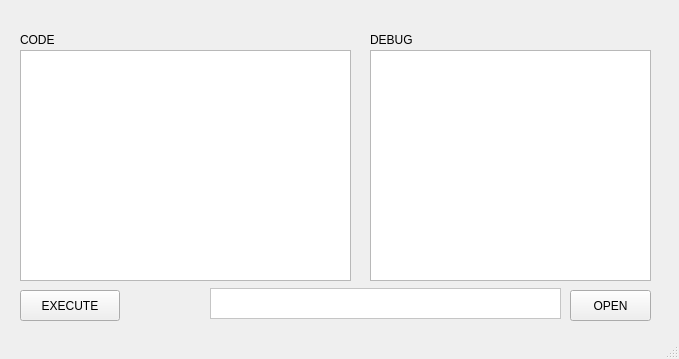
<?xml version="1.0" encoding="UTF-8"?>
<ui version="4.0">
 <class>MainWindow</class>
 <widget class="QMainWindow" name="MainWindow">
  <property name="geometry">
   <rect>
    <x>0</x>
    <y>0</y>
    <width>679</width>
    <height>359</height>
   </rect>
  </property>
  <property name="windowTitle">
   <string>MainWindow</string>
  </property>
  <widget class="QWidget" name="centralwidget">
   <widget class="QTextEdit" name="kode">
    <property name="geometry">
     <rect>
      <x>20</x>
      <y>50</y>
      <width>331</width>
      <height>231</height>
     </rect>
    </property>
    <property name="styleSheet">
     <string notr="true">color: rgb(255, 255, 255);</string>
    </property>
    <property name="frameShadow">
     <enum>QFrame::Sunken</enum>
    </property>
   </widget>
   <widget class="QTextEdit" name="debug">
    <property name="geometry">
     <rect>
      <x>370</x>
      <y>50</y>
      <width>281</width>
      <height>231</height>
     </rect>
    </property>
    <property name="styleSheet">
     <string notr="true">color: rgb(255, 255, 255);</string>
    </property>
    <property name="readOnly">
     <bool>true</bool>
    </property>
   </widget>
   <widget class="QLabel" name="label">
    <property name="geometry">
     <rect>
      <x>370</x>
      <y>30</y>
      <width>67</width>
      <height>19</height>
     </rect>
    </property>
    <property name="text">
     <string>DEBUG</string>
    </property>
   </widget>
   <widget class="QLabel" name="label_2">
    <property name="geometry">
     <rect>
      <x>20</x>
      <y>30</y>
      <width>67</width>
      <height>19</height>
     </rect>
    </property>
    <property name="text">
     <string>CODE</string>
    </property>
   </widget>
   <widget class="QPushButton" name="buka">
    <property name="geometry">
     <rect>
      <x>570</x>
      <y>290</y>
      <width>81</width>
      <height>31</height>
     </rect>
    </property>
    <property name="text">
     <string>OPEN</string>
    </property>
   </widget>
   <widget class="QPushButton" name="exe">
    <property name="geometry">
     <rect>
      <x>20</x>
      <y>290</y>
      <width>100</width>
      <height>31</height>
     </rect>
    </property>
    <property name="text">
     <string>EXECUTE</string>
    </property>
   </widget>
   <widget class="QLabel" name="lokasi">
    <property name="geometry">
     <rect>
      <x>210</x>
      <y>288</y>
      <width>351</width>
      <height>31</height>
     </rect>
    </property>
    <property name="styleSheet">
     <string notr="true">background-color: rgb(255, 255, 255);
color: rgb(0, 0, 0);</string>
    </property>
    <property name="frameShape">
     <enum>QFrame::StyledPanel</enum>
    </property>
    <property name="frameShadow">
     <enum>QFrame::Sunken</enum>
    </property>
    <property name="text">
     <string/>
    </property>
   </widget>
  </widget>
  <widget class="QStatusBar" name="statusbar"/>
 </widget>
 <resources/>
 <connections/>
</ui>
